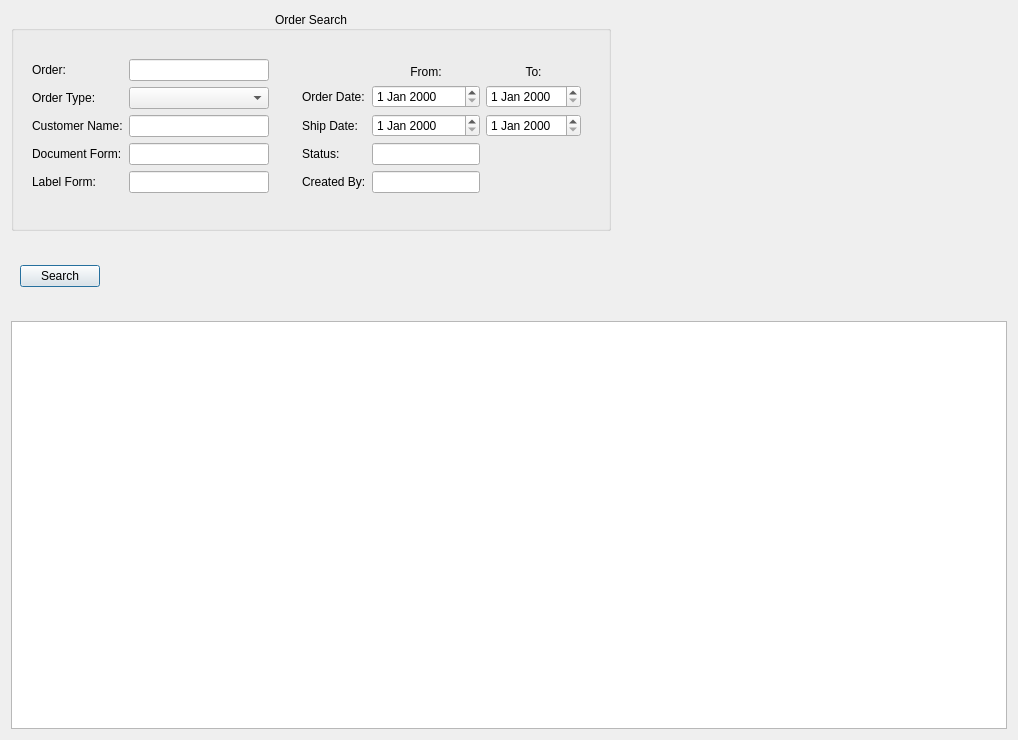
<?xml version="1.0" encoding="UTF-8"?>
<ui version="4.0">
 <class>OrderSearch</class>
 <widget class="QDialog" name="OrderSearch">
  <property name="geometry">
   <rect>
    <x>0</x>
    <y>0</y>
    <width>1018</width>
    <height>740</height>
   </rect>
  </property>
  <property name="windowTitle">
   <string>Order Search Window</string>
  </property>
  <layout class="QGridLayout" name="gridLayout_6">
   <item row="0" column="0" colspan="2">
    <widget class="QGroupBox" name="groupBox">
     <property name="minimumSize">
      <size>
       <width>600</width>
       <height>220</height>
      </size>
     </property>
     <property name="maximumSize">
      <size>
       <width>400</width>
       <height>220</height>
      </size>
     </property>
     <property name="title">
      <string>Order Search</string>
     </property>
     <property name="alignment">
      <set>Qt::AlignCenter</set>
     </property>
     <layout class="QGridLayout" name="gridLayout_2">
      <item row="0" column="0">
       <widget class="QFrame" name="frame_3">
        <property name="maximumSize">
         <size>
          <width>300</width>
          <height>157</height>
         </size>
        </property>
        <property name="frameShape">
         <enum>QFrame::NoFrame</enum>
        </property>
        <property name="frameShadow">
         <enum>QFrame::Raised</enum>
        </property>
        <layout class="QGridLayout" name="gridLayout">
         <item row="5" column="1">
          <widget class="QLineEdit" name="lineEdit_LabelFrom"/>
         </item>
         <item row="4" column="1">
          <widget class="QLineEdit" name="lineEdit_DocForm"/>
         </item>
         <item row="4" column="0">
          <widget class="QLabel" name="label_11">
           <property name="text">
            <string>Document Form:</string>
           </property>
          </widget>
         </item>
         <item row="3" column="0">
          <widget class="QLabel" name="label_3">
           <property name="text">
            <string>Customer Name:</string>
           </property>
          </widget>
         </item>
         <item row="1" column="0">
          <widget class="QLabel" name="label">
           <property name="text">
            <string>Order Type:</string>
           </property>
          </widget>
         </item>
         <item row="0" column="0">
          <widget class="QLabel" name="label_2">
           <property name="text">
            <string>Order:</string>
           </property>
          </widget>
         </item>
         <item row="0" column="1">
          <widget class="QLineEdit" name="lineEdit_Order"/>
         </item>
         <item row="1" column="1">
          <widget class="QComboBox" name="comboBox_OrderType"/>
         </item>
         <item row="3" column="1">
          <widget class="QLineEdit" name="lineEdit_CustomerName"/>
         </item>
         <item row="5" column="0">
          <widget class="QLabel" name="label_10">
           <property name="text">
            <string>Label Form:</string>
           </property>
          </widget>
         </item>
        </layout>
       </widget>
      </item>
      <item row="0" column="1">
       <widget class="QFrame" name="frame_2">
        <property name="frameShape">
         <enum>QFrame::NoFrame</enum>
        </property>
        <property name="frameShadow">
         <enum>QFrame::Raised</enum>
        </property>
        <layout class="QGridLayout" name="gridLayout_3" rowstretch="0,0,0">
         <property name="rightMargin">
          <number>9</number>
         </property>
         <property name="bottomMargin">
          <number>9</number>
         </property>
         <item row="0" column="0">
          <widget class="QFrame" name="frame">
           <property name="frameShape">
            <enum>QFrame::NoFrame</enum>
           </property>
           <property name="frameShadow">
            <enum>QFrame::Raised</enum>
           </property>
           <layout class="QGridLayout" name="gridLayout_4">
            <item row="3" column="0">
             <widget class="QLabel" name="label_8">
              <property name="text">
               <string>Status:</string>
              </property>
             </widget>
            </item>
            <item row="2" column="0">
             <widget class="QLabel" name="label_7">
              <property name="text">
               <string>Ship Date:</string>
              </property>
             </widget>
            </item>
            <item row="0" column="1">
             <widget class="QLabel" name="label_4">
              <property name="text">
               <string>From:</string>
              </property>
              <property name="alignment">
               <set>Qt::AlignCenter</set>
              </property>
             </widget>
            </item>
            <item row="2" column="1">
             <widget class="QDateEdit" name="dateEdit_ShipDateFrom"/>
            </item>
            <item row="0" column="2">
             <widget class="QLabel" name="label_9">
              <property name="text">
               <string>To:</string>
              </property>
              <property name="alignment">
               <set>Qt::AlignCenter</set>
              </property>
             </widget>
            </item>
            <item row="1" column="2">
             <widget class="QDateEdit" name="dateEdit_OrderDateTo"/>
            </item>
            <item row="1" column="1">
             <widget class="QDateEdit" name="dateEdit_OrderDateFrom"/>
            </item>
            <item row="2" column="2">
             <widget class="QDateEdit" name="dateEdit_ShipDateTo"/>
            </item>
            <item row="1" column="0">
             <widget class="QLabel" name="label_6">
              <property name="text">
               <string>Order Date:</string>
              </property>
             </widget>
            </item>
            <item row="4" column="0">
             <widget class="QLabel" name="label_5">
              <property name="text">
               <string>Created By:</string>
              </property>
             </widget>
            </item>
            <item row="4" column="1">
             <widget class="QLineEdit" name="lineEdit_CreatedBy"/>
            </item>
            <item row="3" column="1">
             <widget class="QLineEdit" name="lineEdit_Status"/>
            </item>
           </layout>
          </widget>
         </item>
        </layout>
       </widget>
      </item>
     </layout>
    </widget>
   </item>
   <item row="1" column="0">
    <widget class="QFrame" name="frame_4">
     <property name="frameShape">
      <enum>QFrame::NoFrame</enum>
     </property>
     <property name="frameShadow">
      <enum>QFrame::Raised</enum>
     </property>
     <layout class="QGridLayout" name="gridLayout_5">
      <item row="0" column="0">
       <widget class="QPushButton" name="pushButton_Search">
        <property name="text">
         <string>Search</string>
        </property>
       </widget>
      </item>
      <item row="0" column="1">
       <widget class="QLabel" name="Records">
        <property name="text">
         <string/>
        </property>
       </widget>
      </item>
     </layout>
    </widget>
   </item>
   <item row="1" column="1">
    <spacer name="horizontalSpacer">
     <property name="orientation">
      <enum>Qt::Horizontal</enum>
     </property>
     <property name="sizeHint" stdset="0">
      <size>
       <width>811</width>
       <height>78</height>
      </size>
     </property>
    </spacer>
   </item>
   <item row="2" column="0" colspan="2">
    <widget class="QTableView" name="tableViewOrders">
     <property name="styleSheet">
      <string notr="true"/>
     </property>
     <property name="frameShape">
      <enum>QFrame::StyledPanel</enum>
     </property>
     <property name="sizeAdjustPolicy">
      <enum>QAbstractScrollArea::AdjustToContents</enum>
     </property>
     <property name="editTriggers">
      <set>QAbstractItemView::NoEditTriggers</set>
     </property>
     <property name="alternatingRowColors">
      <bool>true</bool>
     </property>
    </widget>
   </item>
  </layout>
 </widget>
 <resources/>
 <connections/>
</ui>
